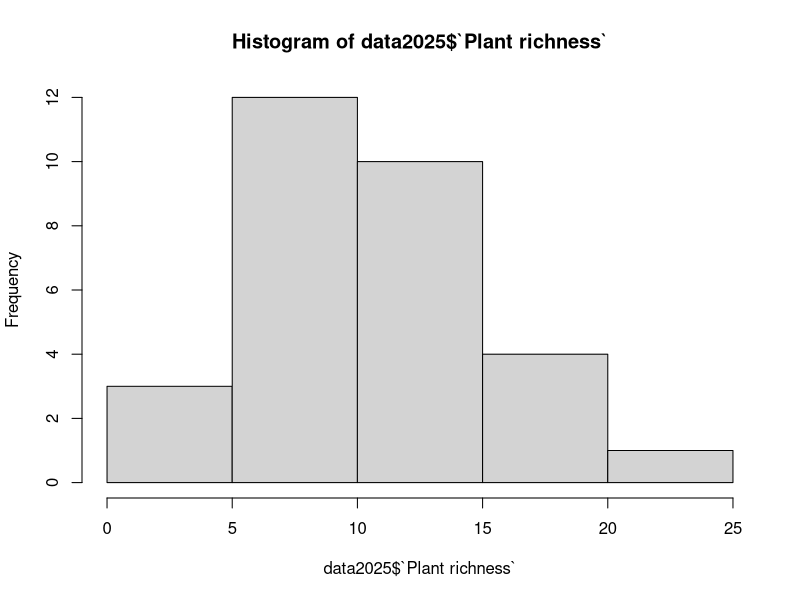
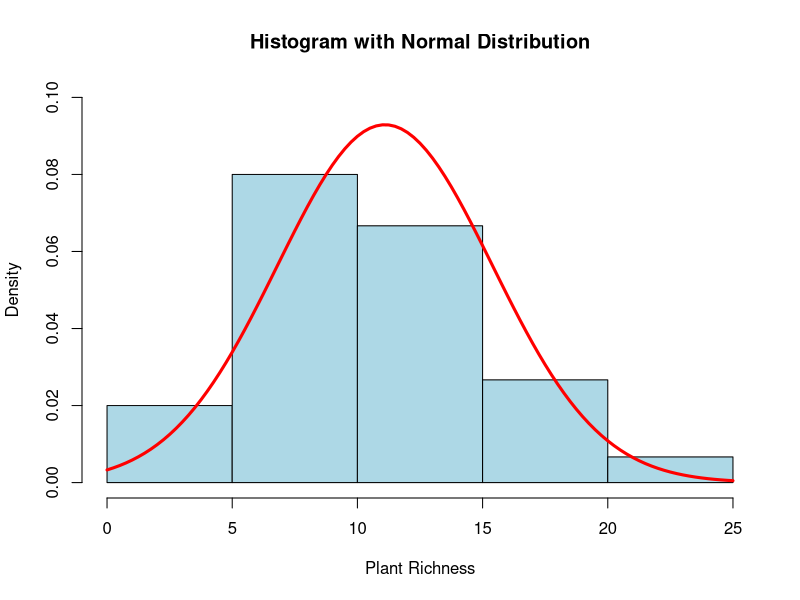
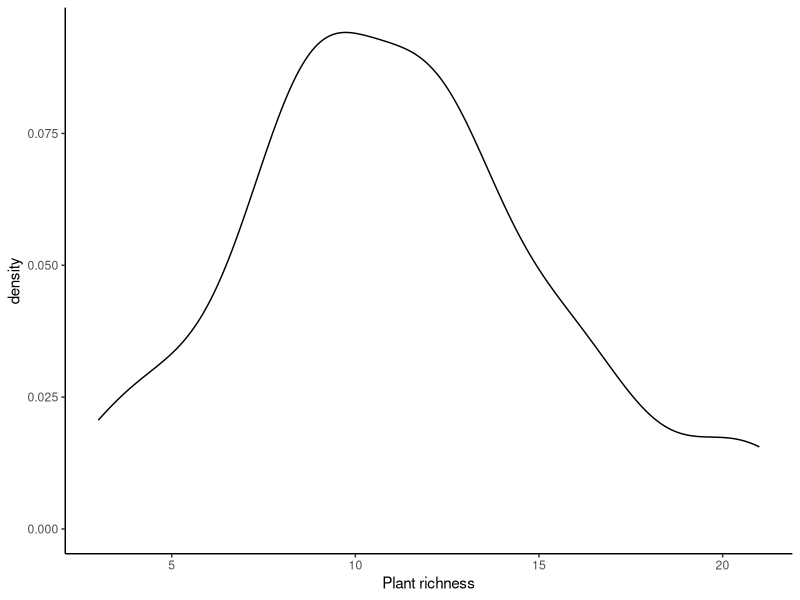
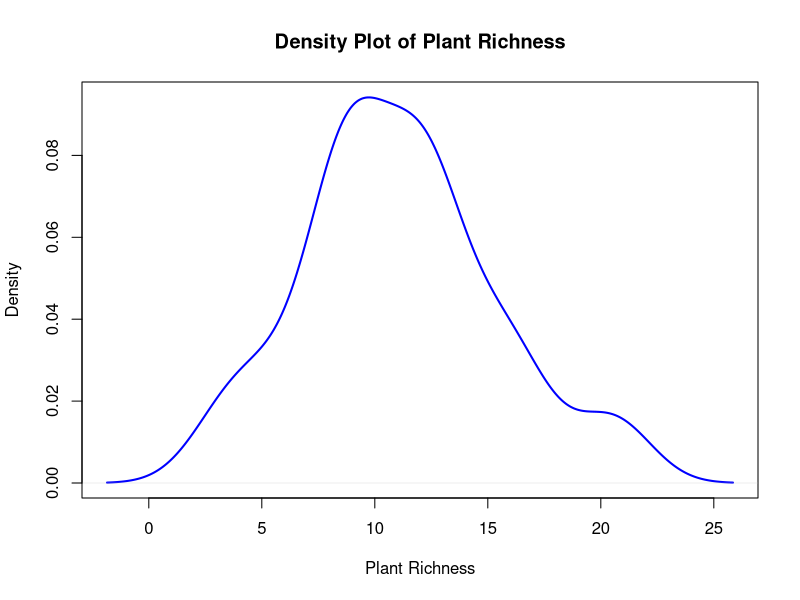
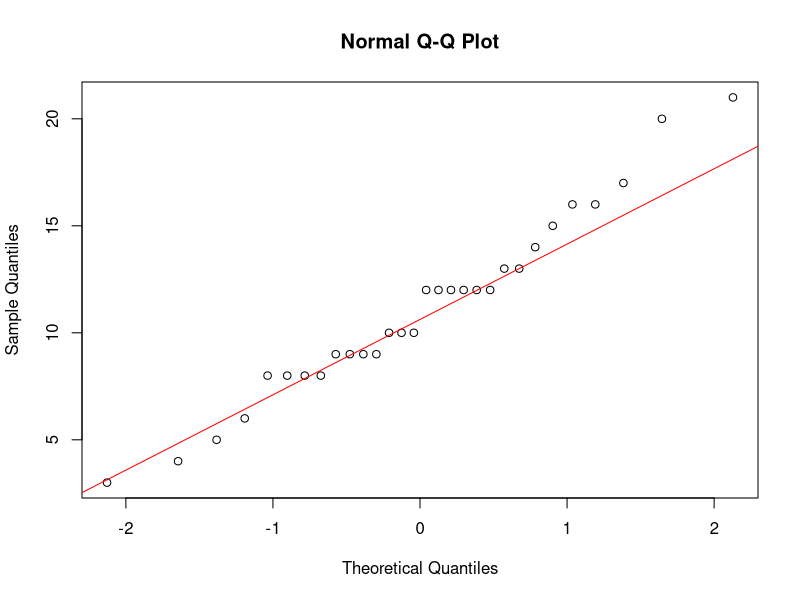

The R script that drew these images, in order:
#Renaming the data imported using "import dataset" under file in the "Plots & Packages" space

getwd()
setwd("G:/My Drive/Rhodes/2025/Honours 2025/Intro to R Hons 2025")
library(readxl)
library(tidyverse)
library(ggplot2)
Independent_t_test <- read_excel("Independent t test.xlsx")

data2025 <- Independent_t_test #renaming the dataset to data2025 for ease of use 
View(data2025)

##NORMALITY TESTING USING VISUALS 
#Visual Inspection:
#Histogram: You can plot a histogram to visually inspect the distribution.

hist(data2025$`Plant richness`)

#Histo 2 with bell shape

hist(data2025$`Plant richness`, 
     probability = TRUE,  # To scale the histogram to show probabilities
     col = "lightblue",   # Color of the histogram bars
     main = "Histogram with Normal Distribution", 
     xlab = "Plant Richness", 
     border = "black", 
     ylim = c(0, 0.100))   # Adjust the y-axis to ensure the curve fits

# Add a red line for the normal distribution curve
curve(dnorm(x, mean = mean(data2025$`Plant richness`), sd = sd(data2025$`Plant richness`)), 
      col = "red", 
      lwd = 3, 
      add = TRUE)  # add = TRUE overlays the curve on the histogram
#You can also plot a DENSITY PLOT 
###using ggplot2, just one line of code

ggplot(data = data2025, aes(x = `Plant richness`)) + geom_density() +theme_classic()

# Create the density object in base R
density_plot <- density(data2025$`Plant richness`)

# Plot the density plot
plot(density_plot, 
     main = "Density Plot of Plant Richness", 
     xlab = "Plant Richness", 
     ylab = "Density", 
     col = "blue",   # Color of the density curve
     lwd = 2)        # Line width

#Q-Q Plot: This is a more formal method for visual inspection of normality.

qqnorm(data2025$`Plant richness`)
qqline(data2025$`Plant richness`, col = "red")


########## NORMALITY TEST STATISTICALLY####
###############################################
#Shapiro-Wilk Test
#The Shapiro-Wilk test is one of the most popular tests for normality. 
#It tests the null hypothesis that the data is normally distributed.

shapiro.test(data2025$`Plant richness`)
###############################################
# Kolmogorov-Smirnov Test
#This test compares the sample distribution with a reference distribution (such as the normal distribution).

ks.test(data2025$`Plant richness`, "pnorm", mean = mean(data2025$`Plant richness`), sd = sd(data2025$`Plant richness`))

